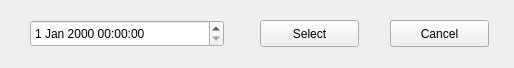
<?xml version="1.0" encoding="UTF-8"?>
<ui version="4.0">
 <class>DateAndTime</class>
 <widget class="QWidget" name="DateAndTime">
  <property name="geometry">
   <rect>
    <x>0</x>
    <y>0</y>
    <width>514</width>
    <height>68</height>
   </rect>
  </property>
  <property name="windowTitle">
   <string>Form</string>
  </property>
  <widget class="QDateTimeEdit" name="timeEdit">
   <property name="geometry">
    <rect>
     <x>30</x>
     <y>20</y>
     <width>194</width>
     <height>27</height>
    </rect>
   </property>
  </widget>
  <widget class="QPushButton" name="okButton">
   <property name="geometry">
    <rect>
     <x>260</x>
     <y>20</y>
     <width>99</width>
     <height>27</height>
    </rect>
   </property>
   <property name="text">
    <string>Select</string>
   </property>
  </widget>
  <widget class="QPushButton" name="cancelButton">
   <property name="geometry">
    <rect>
     <x>390</x>
     <y>20</y>
     <width>99</width>
     <height>27</height>
    </rect>
   </property>
   <property name="text">
    <string>Cancel</string>
   </property>
  </widget>
 </widget>
 <resources/>
 <connections/>
</ui>
